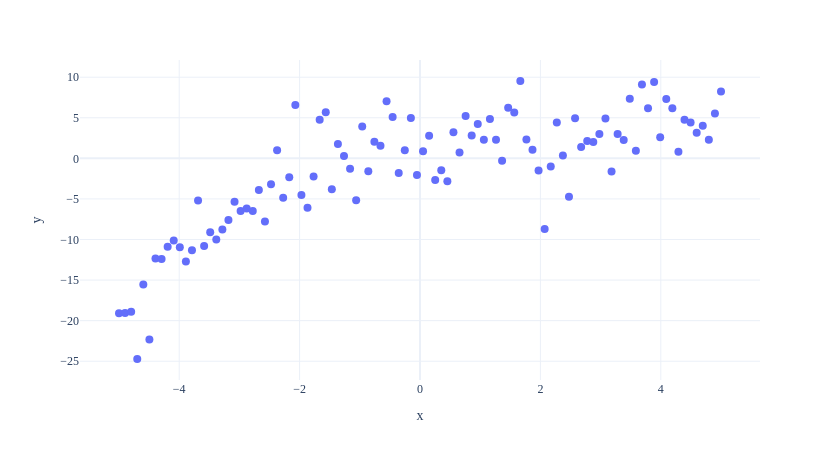

Here is the notebook cell this chart was saved with:
### Markdown cell above
### Example: Polynomial regression

- To elaborate on this point, we'll use a different synthetic dataset.

- The data were generated from a nonlinear relationship with noise.

### Code cell
sample_1 = make_polynomial_sample(n=100)
fig = px.scatter(x=sample_1['x'], y=sample_1['y'])
fig
